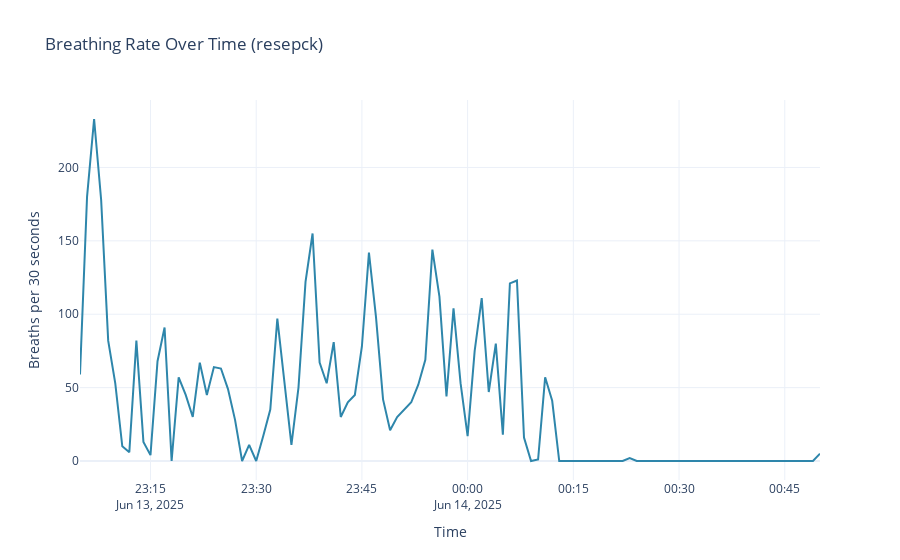

This figure's notebook cell:
### Code cell
overlap_start = max(respeck_cs['timestamp'].min(), psg_df_cs['timestamp'].min())
overlap_end = min(respeck_cs['timestamp'].max(), psg_df_cs['timestamp'].max())
respeck_overlap = respeck_cs[
    (respeck_cs['timestamp'] <= overlap_end)
]

psg_overlap = psg_df_cs[
   (psg_df_cs['timestamp'] <= overlap_end)
]
fig = go.Figure()

# --- Add Traces from the First DataFrame ---
# Add the 'breathingSignal' from df1 and assign it to the secondary y-axis
fig.add_trace(go.Scatter(
    x=respeck_overlap['timestamp'],
    y=respeck_overlap['breathingSignal'],
    mode='lines',
    name='Breathing Signal - Respeck',
    yaxis='y2' # <--- This is the key change for this trace
))
fig.add_trace(go.Scatter(
    x=respeck_overlap['timestamp'],
    y=respeck_overlap['x'],
    mode='lines',
    name='Breathing Signal - Respeck X'
))
fig.add_trace(go.Scatter(
    x=respeck_overlap['timestamp'],
    y=respeck_overlap['y'],
    mode='lines',
    name='Breathing Signal - Respeck Y'
))
fig.add_trace(go.Scatter(
    x=respeck_overlap['timestamp'],
    y=respeck_overlap['z'],
    mode='lines',
    name='Breathing Signal - Respeck Z'
))
# Add the 'Resp nasal' from df1
fig.add_trace(go.Scatter(
    x=psg_overlap['timestamp'],
    y=psg_overlap['Resp nasal'],
    mode='lines',
    name='Resp Nasal - PSG'
))


# --- Update the Layout for a Professional Look with a Second Y-Axis ---
fig.update_layout(
    title='Comparison of Breathing Signals and Nasal Respiration',
    xaxis_title='Timestamp',
    yaxis_title='Signal Amplitude (Primary Axis)', # Updated left axis title
    legend_title='Data Source',
    hovermode='x unified', # For better tooltip experience
    # --- This section creates and styles the secondary y-axis ---
    yaxis2=dict(
        title='Breathing Signal Amplitude (Secondary Axis)',
        overlaying='y',
        side='right'
    )
    # ----------------------------------------------------------------
)

# --- Show the Figure ---
fig.show()
fig.write_html("pre-alignment.html")
